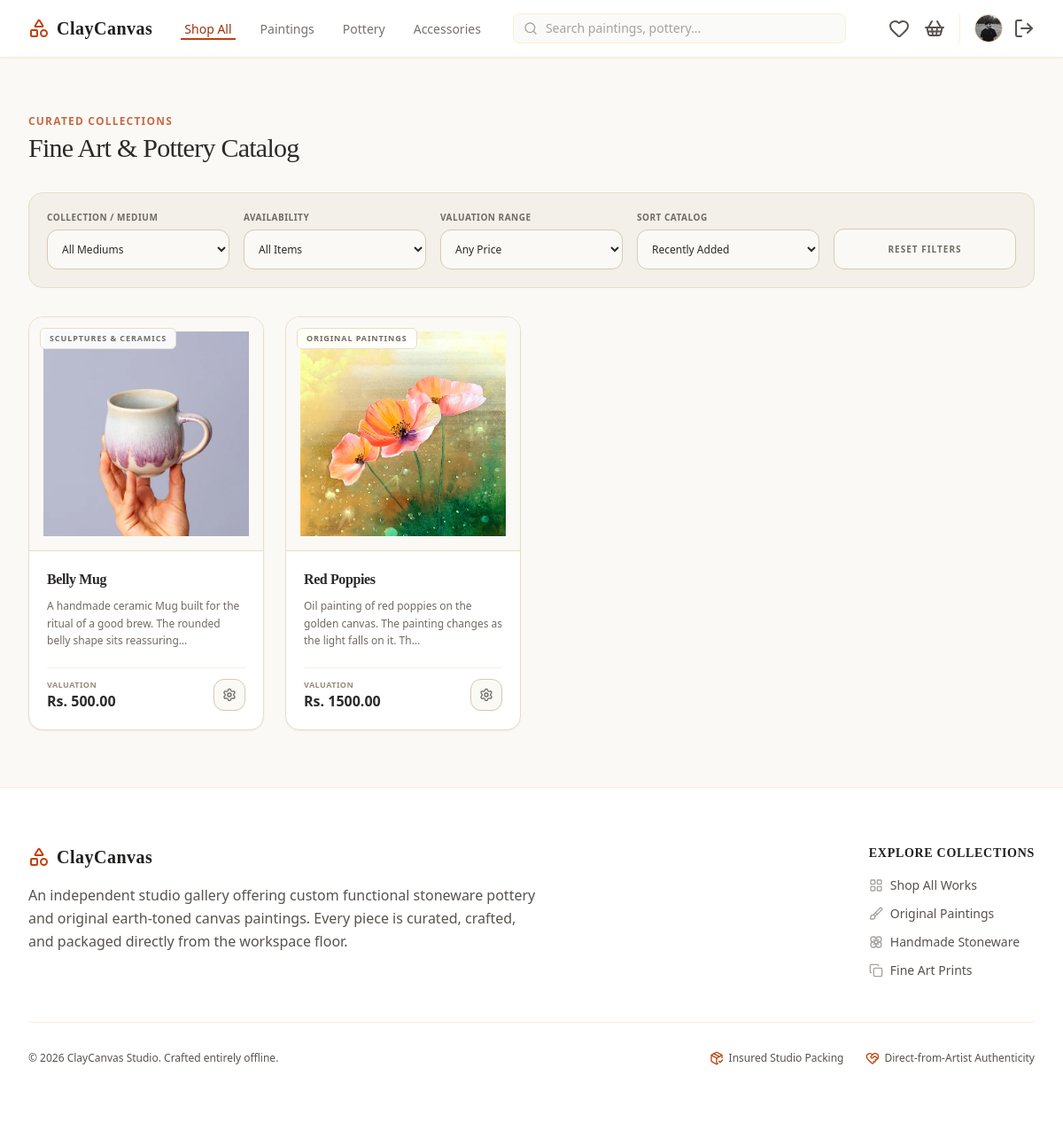
/products/ (signed in), run on an earlier commit of the app's database.
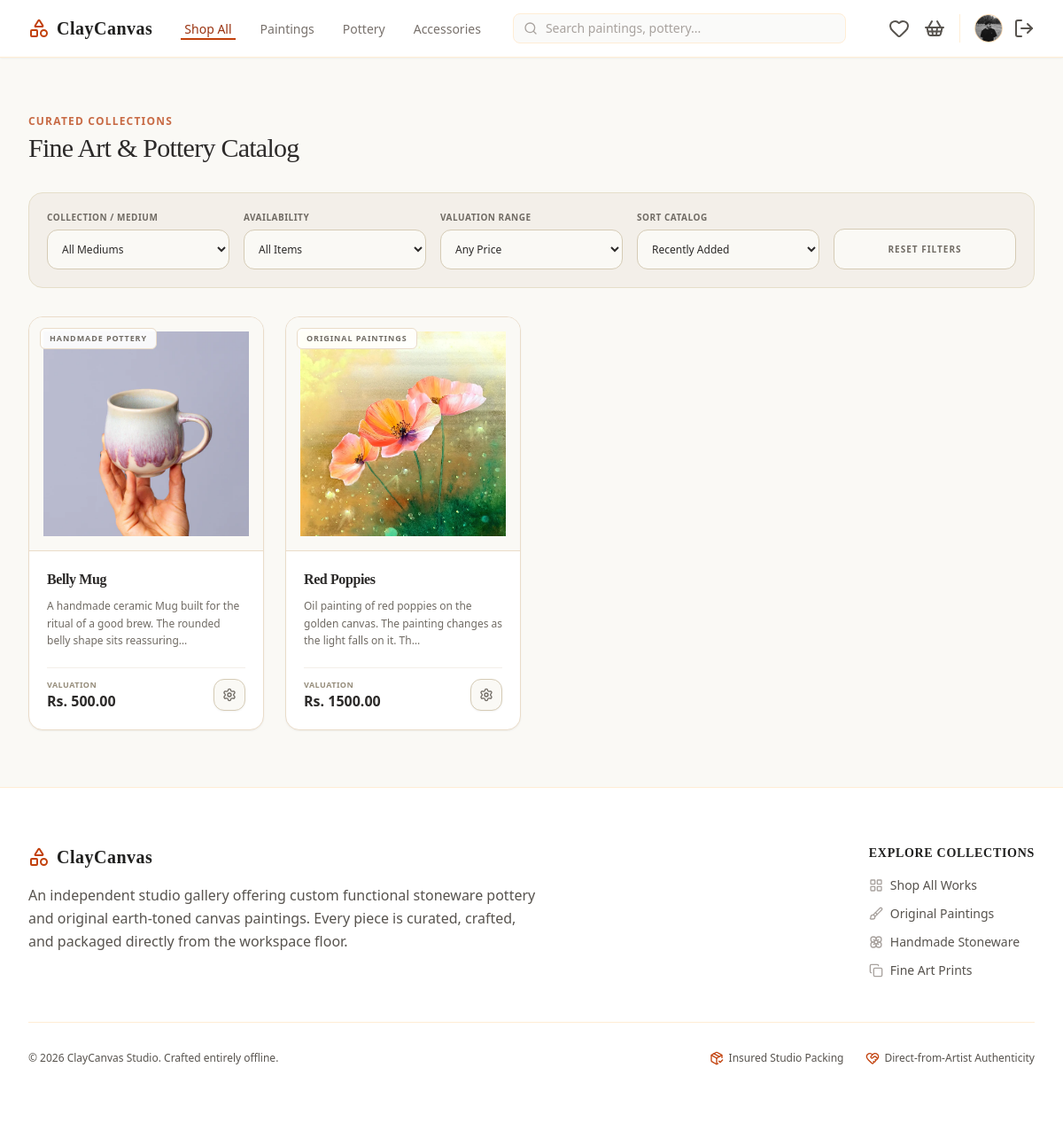
And on a later commit of the database.
### cc_app/models.py (models this page shows, shortened)
class User(AbstractUser):
    phone = models.CharField(max_length=20, blank=True)
    address = models.TextField(blank=True)
    profile_picture = models.ImageField(upload_to='images/user/', blank=True, null=True)

class Product(models.Model):
    class Category(models.TextChoices):
        PAINTINGS = 'paintings', 'Original Paintings'
        POTTERY = 'pottery', 'Handmade Pottery'
        CERAMICS = 'ceramics', 'Sculptures & Ceramics'
        PRINTS = 'prints', 'Canvas & Fine Art Prints'
        ACCESSORIES = 'accessories', 'Art Supplies & Displays'
    name = models.CharField(max_length=255)
    category = models.CharField(max_length=30, choices=Category.choices)
    description = models.TextField(help_text="Detailed description of the artwork, dimensions, and materials used.")
    price = models.DecimalField(max_digits=10, decimal_places=2)
    stock = models.PositiveIntegerField(default=1, help_text="Set to 1 for unique, original one-off masterworks.")
    product_image = models.ImageField(upload_to='images/products/')
    is_active = models.BooleanField(default=True)
    created_at = models.DateTimeField(auto_now_add=True)

### cc_app/views/products_view.py (the view, shortened to what this page needs)
# urls.py: path('products/', products_view, name='products'),
@login_required
def products_view(request):
    products = Product.objects.all().order_by('-created_at')
    category = request.GET.get('category')
    availability = request.GET.get('availability')
    price_range = request.GET.get('price_range')
    sort = request.GET.get('sort')
    q = request.GET.get('q')
    if q:
        products = products.filter(Q(name__icontains=q) | Q(description__icontains=q) | Q(category__icontains=q))
    if category:
        products = products.filter(category=category)
    if availability == 'available':
        products = products.filter(stock__gt=0, is_active=True)
    elif availability == 'masterworks':
        products = products.filter(stock=1, is_active=True)
    return render(request, 'main/products_page.html', {'products': products})

### cc_app/templates/main/products_page.html (shortened to what this page needs)
<!DOCTYPE html>
<html lang="en">
<head>
    {% load static %}
    <link href="{% static 'css/styles.css' %}" rel="stylesheet" />
</head>
<body class="bg-[#FAF9F5] text-[#1F1F1E] font-sans min-h-screen flex flex-col antialiased">
    {% include 'components/_navbar.html' %}
    <main class="flex-grow max-w-7xl w-full mx-auto px-4 sm:px-6 lg:px-8 py-12 lg:py-16 space-y-8">
        <div>
            <h1 class="text-xs font-bold uppercase tracking-widest text-[#C86B45] mb-1">Curated Collections</h1>
            <p class="text-3xl font-serif text-[#2C2A29] capitalize tracking-tight">Fine Art & Pottery Catalog</p>
        </div>
        <form method="GET" action="/products/" class="bg-[#F3EFE9] border border-[#E5DEC9] rounded-2xl p-5">
            <div class="grid grid-cols-1 sm:grid-cols-2 lg:grid-cols-5 gap-4 items-end">
                <div class="space-y-1.5">
                    <label class="text-[10px] font-bold uppercase tracking-wider text-[#706B64] block">Collection / Medium</label>
                    <select name="category" onchange="this.form.submit()" class="w-full bg-[#FAF9F5] border border-[#D5CBB5] rounded-xl p-3 text-xs text-[#2C2A29] focus:outline-none focus:border-[#C86B45]">
                        <option value="">All Mediums</option>
                    </select>
                </div>
                <div class="space-y-1.5">
                    <label class="text-[10px] font-bold uppercase tracking-wider text-[#706B64] block">Availability</label>
                    <select name="availability" onchange="this.form.submit()" class="w-full bg-[#FAF9F5] border border-[#D5CBB5] rounded-xl p-3 text-xs text-[#2C2A29] focus:outline-none focus:border-[#C86B45]">
                        <option value="all">All Items</option>
                    </select>
                </div>
                <div class="space-y-1.5">
                    <label class="text-[10px] font-bold uppercase tracking-wider text-[#706B64] block">Valuation Range</label>
                    <select name="price_range" onchange="this.form.submit()" class="w-full bg-[#FAF9F5] border border-[#D5CBB5] rounded-xl p-3 text-xs text-[#2C2A29] focus:outline-none focus:border-[#C86B45]">
                        <option value="all">Any Price</option>
                    </select>
                </div>
                <div class="space-y-1.5">
                    <label class="text-[10px] font-bold uppercase tracking-wider text-[#706B64] block">Sort Catalog</label>
                    <select name="sort" onchange="this.form.submit()" class="w-full bg-[#FAF9F5] border border-[#D5CBB5] rounded-xl p-3 text-xs text-[#2C2A29] focus:outline-none focus:border-[#C86B45]">
                        <option value="latest" {% if request.GET.sort == 'latest' %}selected{% endif %}>Recently Added</option>
                    </select>
                </div>
                <div>
                    <a href="/products/" class="bg-[#FAF9F5] hover:bg-[#EADCC9] text-[#706B64] hover:text-[#C86B45] text-[10px] font-bold uppercase tracking-widest border border-[#D5CBB5] h-[46px] rounded-xl transition-all flex items-center justify-center w-full">
                        Reset Filters
                    </a>
                </div>
            </div>
        </form>
        <div class="w-full">
            {% if products %}
                <div class="grid grid-cols-1 sm:grid-cols-2 md:grid-cols-3 lg:grid-cols-4 gap-6">
                    {% for product in products %}
                        <div class="bg-white border border-[#EADCC9] rounded-2xl overflow-hidden shadow-sm hover:shadow-md hover:border-[#C86B45]/50 transition-all flex flex-col group relative">
                            <a href="/products/{{ product.id }}/" class="flex flex-col flex-grow">
                                <div class="aspect-square w-full bg-[#FAF9F5] flex items-center justify-center p-4 relative overflow-hidden border-b border-[#EADCC9]">
                                    {% if product.product_image %}
                                        <img src="{{ product.product_image.url }}" alt="{{ product.name }}" class="w-full h-full object-cover group-hover:scale-102 transition-transform duration-500">
                                    {% endif %}
                                    <span class="absolute top-3 left-3 bg-white/90 border border-[#EADCC9] backdrop-blur-md text-[9px] font-bold uppercase tracking-widest text-[#706B64] px-2.5 py-1 rounded-md">
                                        {{ product.get_category_display }}
                                    </span>
                                </div>
                                <div class="p-5 flex-grow space-y-2">
                                    <h3 class="font-serif font-bold text-[#2C2A29] text-base tracking-tight group-hover:text-[#C86B45] transition-colors line-clamp-1">
                                        {{ product.name }}
                                    </h3>
                                    <p class="text-xs text-[#706B64] leading-relaxed line-clamp-2">
                                        {{ product.description| truncatechars:100 |default:"No description updated for this collection masterwork." }}
                                    </p>
                                </div>
                            </a>
                            <div class="p-5 pt-0">
                                <div class="flex items-center justify-between pt-3 border-t border-[#F3EFE9]">
                                    <div class="flex flex-col">
                                        <span class="text-[9px] uppercase font-bold tracking-wider text-[#968D7B]">Valuation</span>
                                        <span class="text-base font-bold text-[#2C2A29]">Rs. {{ product.price|floatformat:2 }}</span>
                                    </div>
                                    {% if user.is_authenticated and not user.is_staff %}
                                        {% if product.stock > 0 %}
                                            <a href="/cart/add/{{ product.id }}/" class="bg-[#FAF9F5] hover:bg-[#C86B45] text-[#706B64] hover:text-white w-9 h-9 rounded-xl transition-all border border-[#D5CBB5] hover:border-[#C86B45] flex items-center justify-center shadow-sm z-10">
                                                <i data-lucide="shopping-bag" class="w-4 h-4"></i>
                                            </a>
                                        {% else %}
                                            <p class="text-[10px] font-bold text-[#968D7B] uppercase tracking-wider bg-[#F3EFE9] px-2 py-1 rounded-md border border-[#EADCC9]">Acquired</p>
                                        {% endif %}
                                    {% elif user.is_staff %}
                                        <a href="/dashboard/admin/?section=product-management" class="bg-[#FAF9F5] hover:bg-[#C86B45] text-[#706B64] hover:text-white w-9 h-9 rounded-xl transition-all border border-[#D5CBB5] hover:border-[#C86B45] flex items-center justify-center shadow-sm z-10">
                                            <i data-lucide="settings" class="w-4 h-4"></i>
                                        </a>
                                    {% else %}
                                        <a href="/login/" class="bg-[#FAF9F5] hover:bg-[#C86B45] text-[#706B64] hover:text-white w-9 h-9 rounded-xl transition-all border border-[#D5CBB5] hover:border-[#C86B45] flex items-center justify-center shadow-sm z-10">
                                            <i data-lucide="log-in" class="w-4 h-4"></i>
                                        </a>
                                    {% endif %}
                                </div>
                            </div>
                        </div>
                    {% endfor %}
                </div>
            {% endif %}
        </div>
    </main>
    {% include 'components/_footer.html' %}
</body>
</html>

### cc_app/templates/components/_navbar.html (shortened to what this page needs)
<nav class="bg-white border-b border-orange-100 sticky top-0 z-50 shadow-sm">
    <div class="max-w-7xl mx-auto px-4 sm:px-6 lg:px-8">
        <div class="flex justify-between h-16 items-center">
            <div class="flex items-center flex-1 md:flex-initial">
                <a href="/" class="flex-shrink-0 flex items-center mr-8">
                    <i data-lucide="shapes" class="text-orange-700 mr-2"></i>
                    <span class="text-xl font-bold tracking-wide text-orange-950 font-serif">ClayCanvas</span>
                </a>
                <div class="hidden md:flex space-x-6 font-medium">
                    <a href="/products/" class="{% if request.path == '/products/' and not request.GET.category %}text-orange-800 border-b-2 border-orange-700{% else %}text-stone-500 hover:text-orange-800{% endif %} px-1 pt-1 text-sm transition">Shop All</a>
                    <a href="/products/?category=paintings" class="{% if request.GET.category == 'paintings' %}text-orange-800 border-b-2 border-orange-700{% else %}text-stone-500 hover:text-orange-800{% endif %} px-1 pt-1 text-sm transition">Paintings</a>
                    <a href="/products/?category=pottery" class="{% if request.GET.category == 'pottery' %}text-orange-800 border-b-2 border-orange-700{% else %}text-stone-500 hover:text-orange-800{% endif %} px-1 pt-1 text-sm transition">Pottery</a>
                    <a href="/products/?category=accessories" class="{% if request.GET.category == 'accessories' %}text-orange-800 border-b-2 border-orange-700{% else %}text-stone-500 hover:text-orange-800{% endif %} px-1 pt-1 text-sm transition">Accessories</a>
                </div>
            </div>
            <div class="hidden sm:block flex-1 max-w-md mx-8">
                <form action="/products/" method="GET" class="relative m-0">
                    <div class="absolute inset-y-0 left-0 pl-3 flex items-center pointer-events-none">
                    </div>
                    <input type="text" name="q" value="{{ request.GET.q|default:'' }}" placeholder="Search paintings, pottery..." class="block w-full pl-9 pr-3 py-1.5 border border-orange-100 rounded-lg bg-stone-50 text-sm placeholder-stone-400 focus:outline-none focus:border-orange-400 focus:bg-white text-stone-800 transition">
                </form>
            </div>
            <div class="flex items-center space-x-4">
                <a href="/wishlist/" class="text-stone-600 hover:text-orange-800 transition relative">
                    <i data-lucide="heart"></i>
                </a>
                <a href="/cart/" class="text-stone-600 hover:text-orange-800 transition relative mr-2">
                    <i data-lucide="shopping-basket"></i>
                </a>
                {% if user.is_authenticated %}
                    <div class="flex items-center space-x-3 border-l border-orange-100 pl-4">
                        <a href="/profile/" class="block h-8 w-8 rounded-full overflow-hidden border border-orange-200 bg-orange-50 focus:outline-none">
                            {% if user.profile_picture %}
                                <img src="{{ user.profile_picture.url }}" alt="{{ user.username }}" class="h-full w-full object-cover">
                            {% else %}
                                <div class="h-full w-full flex items-center justify-center text-orange-800 font-bold text-sm bg-amber-100">
                                    {{ user.username|slice:":1"|upper }}
                                </div>
                            {% endif %}
                        </a>
                        <a href="/logout/" class="text-stone-600 hover:text-red-700 transition" title="Logout">
                            <i data-lucide="log-out"></i>
                        </a>
                    </div>
                {% endif %}
            </div>
        </div>
    </div>
</nav>

### cc_app/templates/components/_footer.html
<footer class="bg-white border-t border-orange-100 py-16 text-stone-950">
    <div class="max-w-7xl mx-auto px-4 sm:px-6 lg:px-8">
        <div class="grid grid-cols-1 md:grid-cols-3 gap-12 pb-12 border-b border-orange-100 items-start">
            <div class="md:col-span-2 space-y-4 max-w-xl">
                <div class="flex items-center">
                    <i data-lucide="shapes" class="text-orange-700 mr-2 h-6 w-6"></i>
                    <span class="text-xl font-bold tracking-wide font-serif text-stone-950">ClayCanvas</span>
                </div>
                <p class="text-stone-600 text-base leading-relaxed">
                    An independent studio gallery offering custom functional stoneware pottery and original earth-toned canvas paintings. Every piece is curated, crafted, and packaged directly from the workspace floor.
                </p>
            </div>
            <div class="md:justify-self-end">
                <h4 class="font-serif font-bold text-sm tracking-wider uppercase mb-4 text-stone-950">Explore Collections</h4>
                <ul class="space-y-3 text-sm font-medium">
                    <li><a href="#" class="text-stone-600 hover:text-orange-700 transition flex items-center"><i data-lucide="layout-grid" class="w-4 h-4 mr-2 text-stone-400"></i> Shop All Works</a></li>
                    <li><a href="#" class="text-stone-600 hover:text-orange-700 transition flex items-center"><i data-lucide="brush" class="w-4 h-4 mr-2 text-stone-400"></i> Original Paintings</a></li>
                    <li><a href="#" class="text-stone-600 hover:text-orange-700 transition flex items-center"><i data-lucide="flower" class="w-4 h-4 mr-2 text-stone-400"></i> Handmade Stoneware</a></li>
                    <li><a href="#" class="text-stone-600 hover:text-orange-700 transition flex items-center"><i data-lucide="copy" class="w-4 h-4 mr-2 text-stone-400"></i> Fine Art Prints</a></li>
                </ul>
            </div>
        </div>
        <div class="pt-8 flex flex-col sm:flex-row justify-between items-center space-y-4 sm:space-y-0 text-xs text-stone-600">
            <div>
                <span>© 2026 ClayCanvas Studio. Crafted entirely offline.</span>
            </div>
            <div class="flex flex-wrap gap-x-6 gap-y-2 justify-center">
                <span class="flex items-center"><i data-lucide="package-check" class="w-4 h-4 mr-1.5 text-orange-700"></i> Insured Studio Packing</span>
                <span class="flex items-center"><i data-lucide="heart-handshake" class="w-4 h-4 mr-1.5 text-orange-700"></i> Direct-from-Artist Authenticity</span>
            </div>
        </div>
    </div>
</footer>

What changed in the data, as far as the page shows it:
changed Product "Belly Mug": category "SCULPTURES & CERAMICS" → "HANDMADE POTTERY"
